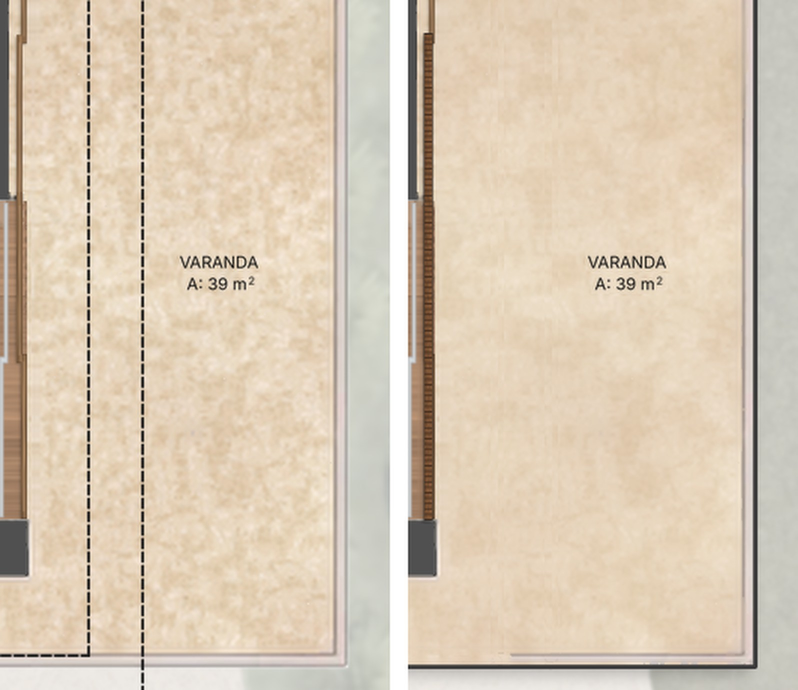
#> input picture projetos/POE642_CasaA/renders/POE642_CasaA_PH_1Pavimento_1111_bege_varanda_39_antes_depois.jpg, 1596 x 1380 px (shown at 1/2 size)
$ python floreira_caixa_casaa_1211.py ../renders/POE642_CasaA_PH_1Pavimento_1111_bege_varanda_39_antes_depois.jpg   (older library calls are emulated)
#> lines starting #> are read from the running program, lines starting #| are printed output that depends on the picture; after the words box and inside, x2 and y2 are one past the last pixel; in counts of white or black regions, pixels touching at a corner belong together
"""A floreira do banho master do 1º Pavimento da Casa A na caixa do PDF (12/11).

Usuário, vendo o 12K: "CORRIJA AS FOLHAS DE VIDRO PARA SE ENCONTRAREM, CORRIJA O CONTORNO DA FLOREIRA E NÃO DEIXE AS
PLANTAS VERDES PASSAREM PELAS JANELAS". A floreira entre a janela da fachada (x 1345,3) e a janela do banho (x 1376,7),
de parede a parede (y 1463,9 a 1631,1): 167,2 x 31,4 px, 5,3 vezes mais comprida que larga. A caixa da imagem gerada no
Higgsfield (gpt_image_2, job 9f219839) é 4 vezes; antes ela entrava 35 px de largo, por cima da janela do banho, e as
folhas passavam da caixa. Aqui:
  - o fundo branco sai (o branco ligado à borda), como na primeira versão;
  - só a caixa fica (as folhas param na borda de fora da caixa, que encosta nas janelas e nas paredes);
  - a caixa fica comprida pelo miolo, sem achatar as plantas: costuras verticais de menor energia (seam carving, a
    inserção) passam pela terra e pela forração entre as touceiras (as folhas grandes custam caro e as pontas da caixa
    são proibidas) e cada costura é duplicada, até a proporção do PDF.
  python3 floreira_caixa_casaa_1211.py <saída do Higgsfield (PNG)>
grava `biblioteca-objetos/03-primeiro-pavimento/banho-master/floreira-espada-de-sao-jorge-e-folhagem.png`.
"""

import sys
from pathlib import Path

import cv2
import numpy as np

SAIDA = (Path(__file__).resolve().parent.parent / "biblioteca-objetos" / "03-primeiro-pavimento" / "banho-master" /
         "floreira-espada-de-sao-jorge-e-folhagem.png")
CAIXA_IA = (261, 247, 2453, 792)          # a caixa na imagem do Higgsfield (x0, y0, x1, y1; a borda de baixo inclusa)
CAIXA_PDF = (167.2, 31.4)                 # comprimento x largura no PDF (px da final)
Q = {"escala": 0.5, "pontas": 34, "planta": 40.0, "folha": 160.0}


def recorte(im):
    """(cor, alfa 0 a 1): o fundo branco ligado à borda sai, a borda com o alfa pelo branco e a cor sem o branco."""
    d = 255 - im.min(axis=2)
    bg = (d <= 8).astype(np.uint8)
    _, lab = cv2.connectedComponents(bg)
    borda = set(np.unique(np.concatenate([lab[0], lab[-1], lab[:, 0], lab[:, -1]]))) - {0}
    fundo = np.isin(lab, list(borda))
    a = (~fundo).astype(np.float32)
    perto = cv2.dilate(fundo.astype(np.uint8), np.ones((5, 5), np.uint8)).astype(bool) & ~fundo
    a[perto] = np.clip((d[perto] - 4) / 22, 0, 1)
    m = a > 0.02
    cor = im.copy()
    cor[m] = np.clip((im[m] - (1 - a[m, None]) * 255) / a[m, None], 0, 255)
    return cor, a


def energia(cor):
    g = cv2.cvtColor(cor.astype(np.uint8), cv2.COLOR_BGR2GRAY).astype(np.float32)
    e = np.abs(cv2.Sobel(g, cv2.CV_32F, 1, 0, ksize=3)) + np.abs(cv2.Sobel(g, cv2.CV_32F, 0, 1, ksize=3))
    hsv = cv2.cvtColor(cor.astype(np.uint8), cv2.COLOR_BGR2HSV)
    planta = (hsv[..., 0] >= 25) & (hsv[..., 0] <= 95) & (hsv[..., 1] > 55) & (hsv[..., 2] > 55)
    grande = cv2.morphologyEx(planta.astype(np.uint8), cv2.MORPH_OPEN, np.ones((7, 7), np.uint8)) > 0
    e += Q["planta"] * planta + Q["folha"] * (cv2.dilate(grande.astype(np.uint8), np.ones((5, 5), np.uint8)) > 0)
    p = Q["pontas"]
    e[:, :p] = 1e6
    e[:, -p:] = 1e6
    return e


def costuras(e, k):
    """As k costuras verticais de menor energia (tiradas uma a uma), nos índices de coluna da imagem original."""
    h, w = e.shape
    idx = np.tile(np.arange(w), (h, 1))
    E = e.copy()
    saida = []
    for _ in range(k):
        hh, ww = E.shape
        M = E.copy()
        volta = np.zeros((hh, ww), np.int32)
        for r in range(1, hh):
            L = np.concatenate([[np.inf], M[r - 1, :-1]])
            R = np.concatenate([M[r - 1, 1:], [np.inf]])
            st = np.stack([L, M[r - 1], R])
            a = np.argmin(st, axis=0)
            M[r] += st[a, np.arange(ww)]
            volta[r] = a - 1
        j = int(np.argmin(M[-1]))
        cam = np.zeros(hh, np.int32)
        for r in range(hh - 1, -1, -1):
            cam[r] = j
            if r > 0:
                j += volta[r, j]
        saida.append(idx[np.arange(hh), cam].copy())
        fica = np.ones((hh, ww), bool)
        fica[np.arange(hh), cam] = False
        E = E[fica].reshape(hh, ww - 1)
        idx = idx[fica].reshape(hh, ww - 1)
    return saida


def main():
    im = cv2.imread(sys.argv[1]).astype(np.float32)
    cor, a = recorte(im)
#> in recorte, `d = 255 - im.min(axis=2)`:
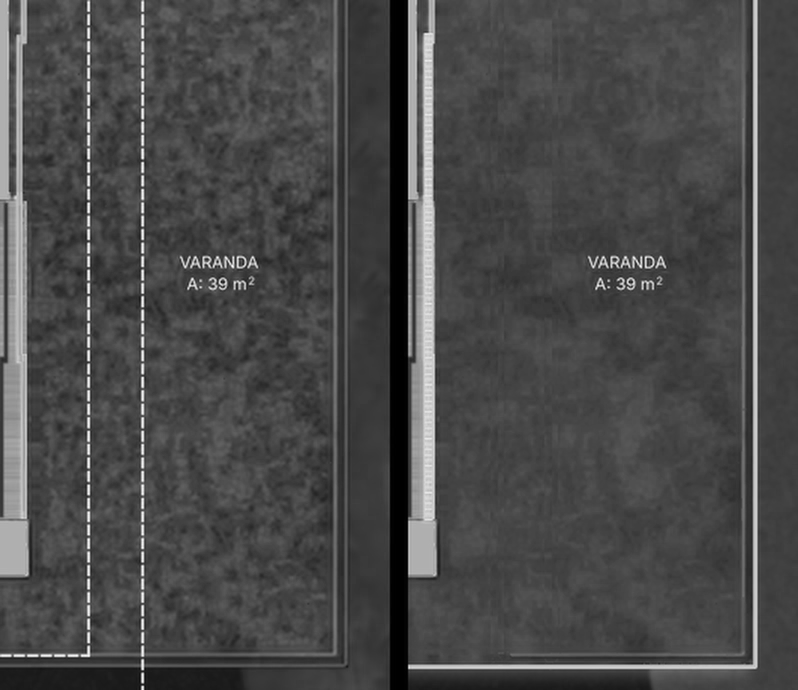
#> d: shape (1380, 1596) float32 (shown at 1/2 size); min 0, max 255, mean 73.1
#> in recorte, `bg = (d <= 8).astype(np.uint8)`:
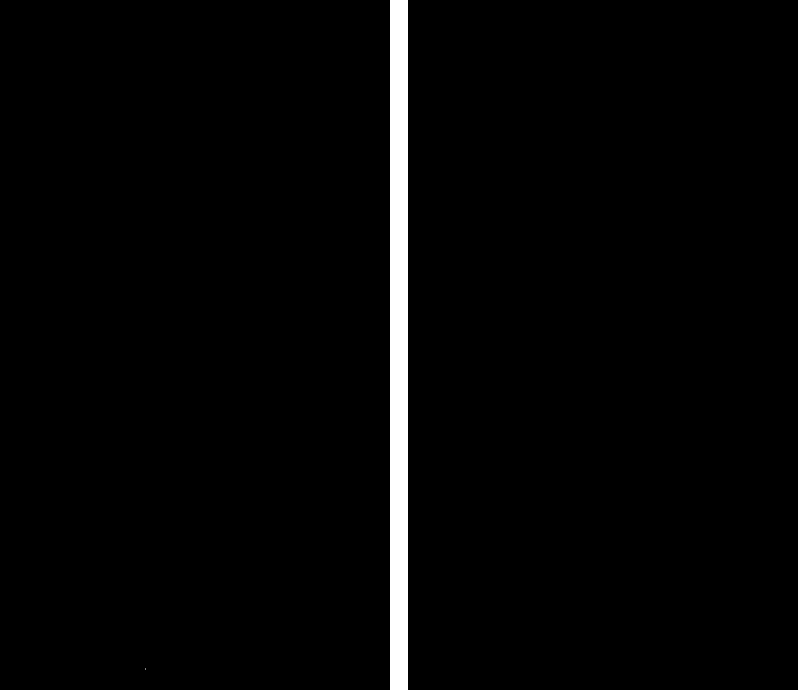
#> bg: shape (1380, 1596) (shown at 1/2 size); values 0 (black) and 1 (white), 2.1% white; 2 white regions (1 under 20 px), largest, box (x1, y1, x2, y2) and area: (781, 0, 815, 1380) 46910
#> in recorte, `_, lab = cv2.connectedComponents(bg)`:
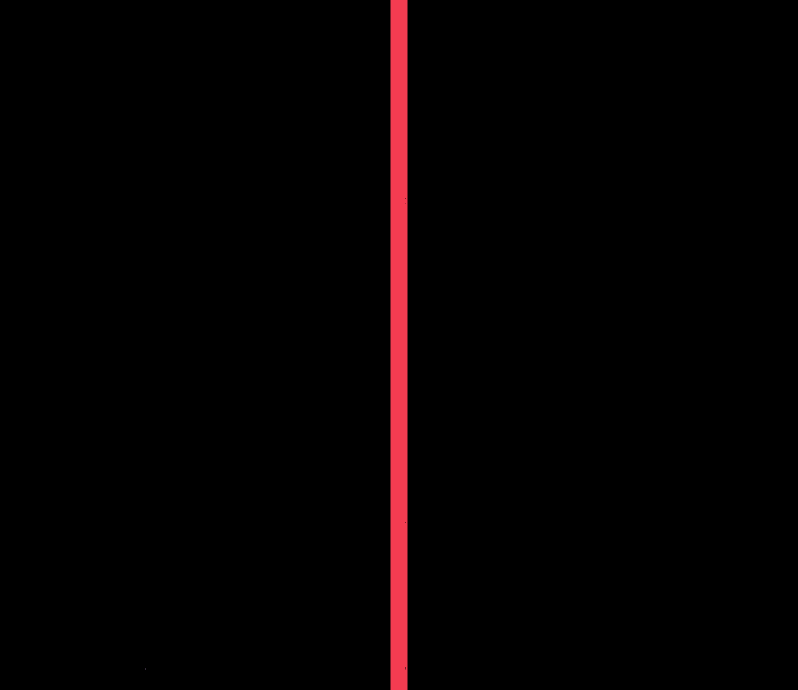
#> lab: shape (1380, 1596) int32 (shown at 1/2 size); 3 distinct labels, from 0 to 2; one colour per label, 0 black
#> in recorte, `borda = set(np.unique(np.concatenate([lab[0], lab[-1], lab[:, 0], lab[..`: borda = 1 item
#> in recorte, `fundo = np.isin(lab, list(borda))`: fundo: shape (1380, 1596) bool; 2.1% white; 1 white region, box (x1, y1, x2, y2) and area: (781, 0, 815, 1380) 46910
#> in recorte, `perto = cv2.dilate(fundo.astype(np.uint8), np.ones((5, 5), np.uint8))...`: perto: shape (1380, 1596) bool; 0.25% white in thin lines or dots, all inside (x1, y1, x2, y2) = (779, 0, 817, 1380)
#> in recorte, `a[perto] = np.clip((d[perto] - 4) / 22, 0, 1)`:
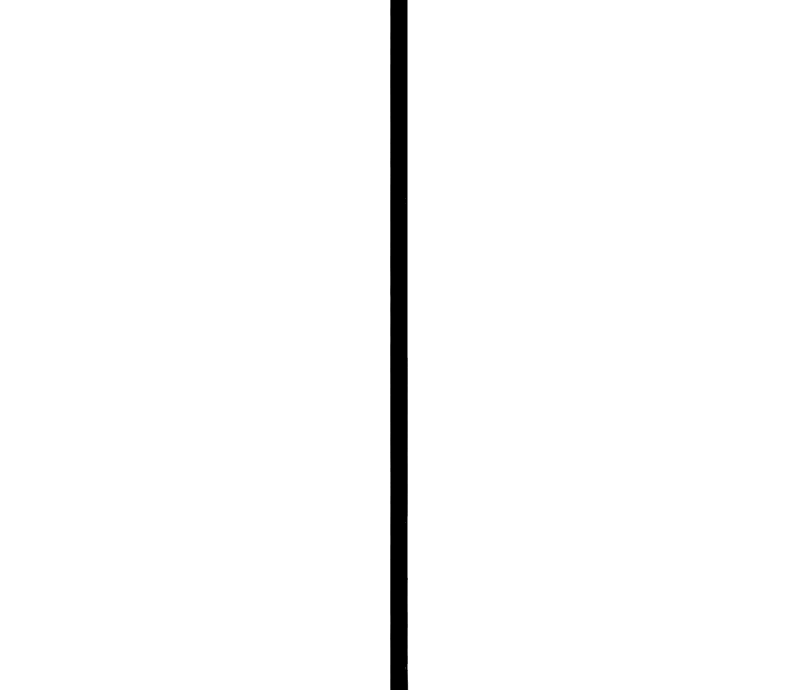
#> a: shape (1380, 1596) float32 (shown at 1/2 size); min 0, max 1, mean 0.978
    x0, y0, x1, y1 = CAIXA_IA
    P = np.dstack([cor, a * 255])[y0:y1 + 1, x0:x1]
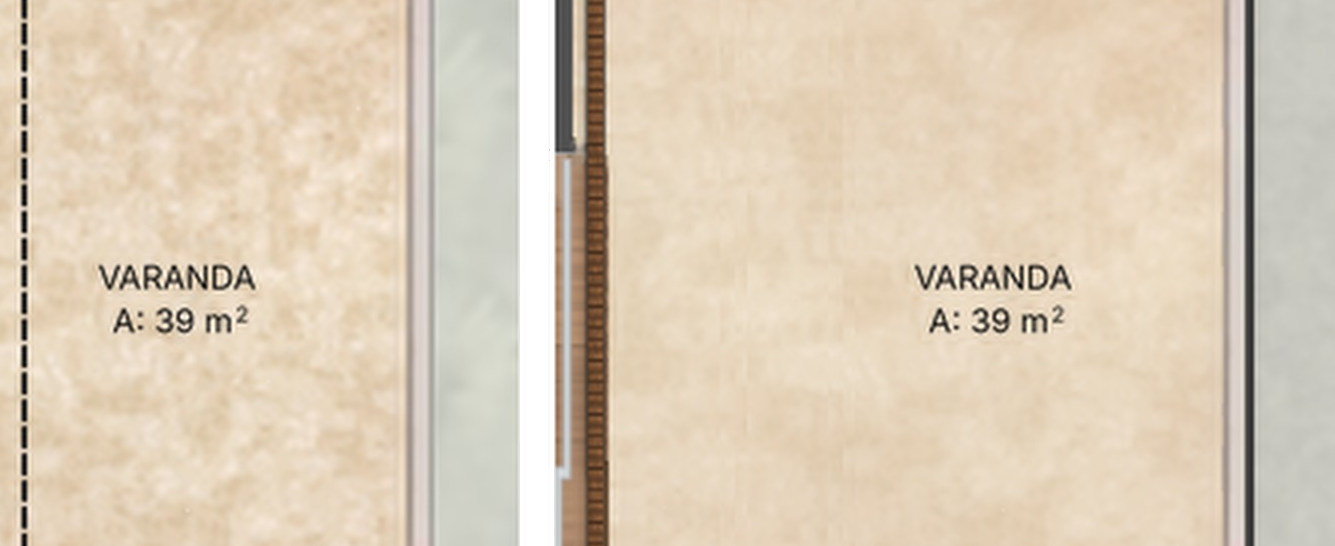
#> P: shape (546, 1335, 4) float32; mean B, G, R, A 184.5, 205.3, 220.1, 249.3
    P = cv2.resize(P, None, fx=Q["escala"], fy=Q["escala"], interpolation=cv2.INTER_AREA)
#> P: shape (273, 668, 4) float32
    h, w = P.shape[:2]
#> h = 273; w = 668
    k = int(round(h * CAIXA_PDF[0] / CAIXA_PDF[1])) - w
#> k = 786
    dup = np.zeros((h, w), np.int32)
    for c in costuras(energia(P[..., :3]), k):
#> in energia, `g = cv2.cvtColor(cor.astype(np.uint8), cv2.COLOR_BGR2GRAY).astype(np.f..`:
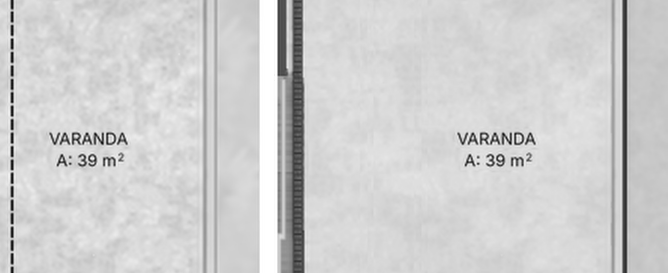
#> g: shape (273, 668) float32; min 9, max 255, mean 207.2
#> in energia, `hsv = cv2.cvtColor(cor.astype(np.uint8), cv2.COLOR_BGR2HSV)`: hsv: shape (273, 668, 3); mean H, S, V 19, 42, 220.1
#> in energia, `planta = (hsv[..., 0] >= 25) & (hsv[..., 0] <= 95) & (hsv[..., 1] > 55..`:
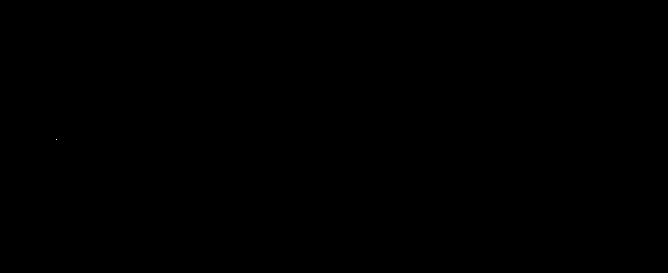
#> planta: shape (273, 668) bool; 0% white in thin lines or dots, all inside (x1, y1, x2, y2) = (56, 139, 57, 140)
#> in energia, `p = Q["pontas"]`: p = 34
#> in costuras, `h, w = e.shape`: h = 273; w = 668
        dup[np.arange(h), c] += 1
#> this loop made 0 passes
#> dup: shape (273, 668) int32; every value is 0
    out = np.zeros((h, w + k, 4), np.float32)
    for r in range(h):
        linha = []
        for c in range(w):
            linha.append(P[r, c])
            if dup[r, c]:
                linha.append((P[r, c] + P[r, min(c + 1, w - 1)]) / 2)
        out[r] = np.array(linha[:w + k])
    cv2.imwrite(str(SAIDA), np.clip(np.round(out), 0, 255).astype(np.uint8))
    print(f"    {SAIDA} {out.shape[1]}x{out.shape[0]} ({k} costuras; {out.shape[1] / out.shape[0]:.3f}:1)")


if __name__ == "__main__":
#> (the run stopped early here; a loop or call above may not have finished)
